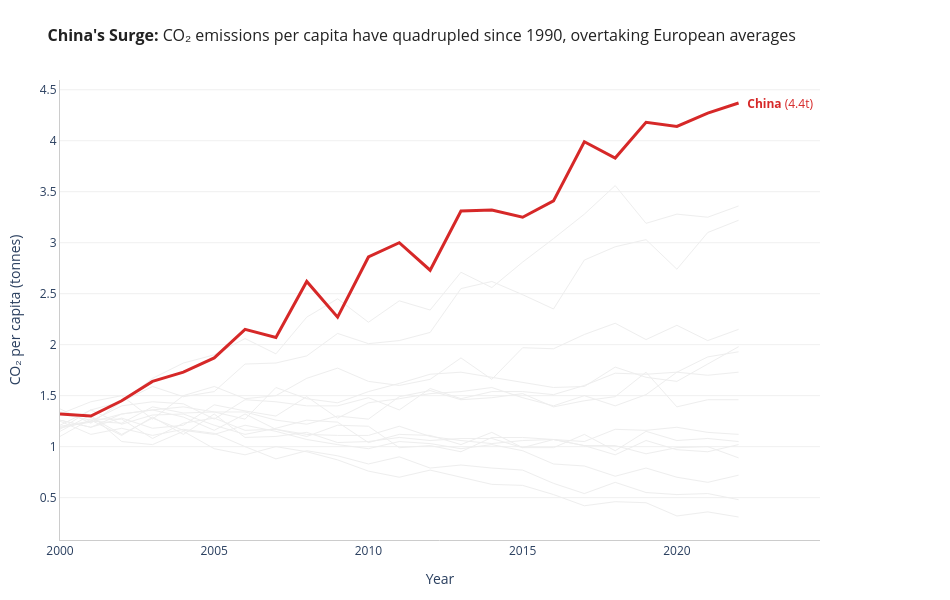

The notebook cell this image was saved under:
### Markdown cell above
## Task 1 - A line chart showing CO2 per Capita for all countries in the dataset

**Requirements:**
- All countries shown (for context), but only **one highlighted in colour** — your choice which
- All other lines in grey (#EEEEEE), thinner
- Highlighted country **labelled directly** at the end of its line (not in a legend)
- Insight title that names the highlighted country and its story

### Code cell
# ---------------------------------------------------------
# 1. Configuration & Column Mapping
# ---------------------------------------------------------
# Set your DataFrame name and verify column names:
country_col = 'Country'          
year_col    = 'Year'             
co2_col     = 'CO2_per_capita'   

highlight_country = 'China'     

fig = go.Figure()

# ---------------------------------------------------------
# 2. Add Background Lines (Grey #EEEEEE, Thinner, No Legend)
# ---------------------------------------------------------
for country, group in df.groupby(country_col):
    if country != highlight_country:
        clean_group = group.dropna(subset=[co2_col]).sort_values(year_col)
        fig.add_trace(go.Scatter(
            x=clean_group[year_col],
            y=clean_group[co2_col],
            mode='lines',
            line=dict(color='#EEEEEE', width=1),
            hoverinfo='skip',     # Keeps the interactive plot fast and clean
            showlegend=False
        ))

# ---------------------------------------------------------
# 3. Add Highlighted Country Line (Thicker, Bold Color)
# ---------------------------------------------------------
target = df[df[country_col] == highlight_country].dropna(subset=[co2_col]).sort_values(year_col)

fig.add_trace(go.Scatter(
    x=target[year_col],
    y=target[co2_col],
    mode='lines',
    line=dict(color='#D62828', width=3),
    hovertemplate=f"<b>{highlight_country}</b><br>Year: %{{x}}<br>CO₂: %{{y:.2f}} tonnes<extra></extra>",
    showlegend=False
))

# ---------------------------------------------------------
# 4. Direct Label at the End of the Line (No Legend)
# ---------------------------------------------------------
last_row  = target.iloc[-1]
last_year = last_row[year_col]
last_co2  = last_row[co2_col]

fig.add_annotation(
    x=last_year,
    y=last_co2,
    text=f"  <b>{highlight_country}</b> ({last_co2:.1f}t)",
    showarrow=False,
    xanchor="left",
    yanchor="middle",
    font=dict(color="#D62828", size=12)
)

# ---------------------------------------------------------
# 5. Insight Title & Layout Styling
# ---------------------------------------------------------
fig.update_layout(
    title=dict(
        text="<b>China's Surge:</b> CO₂ emissions per capita have quadrupled since 1990, overtaking European averages",
        font=dict(size=16, color="#222222"),
        x=0.05,
        y=0.95
    ),
    plot_bgcolor="white",
    showlegend=False,
    xaxis=dict(
        title="Year",
        showgrid=False,
        linecolor="#CCCCCC",
        # Give padding on the right so the text label isn't clipped
        range=[df[year_col].min(), last_year + (last_year - df[year_col].min()) * 0.12]
    ),
    yaxis=dict(
        title="CO₂ per capita (tonnes)",
        showgrid=True,
        gridcolor="#F0F0F0",
        linecolor="#CCCCCC"
    ),
    margin=dict(l=60, r=130, t=80, b=60),
    width=950,
    height=600
)

fig.show()

### Figure 1 — Plotly figure (JSON) as saved in the notebook; plotly's stock layout.template omitted (floating-point values rounded to 4 significant figures)
{"data": [{"hoverinfo": "skip", "line": {"color": "#EEEEEE", "width": 1}, "mode": "lines", "showlegend": false, "type": "scatter", "x": [2000, 2001, 2002, 2003, 2004, 2005, 2006, 2007, 2008, 2009, 2010, 2011, 2012, 2013, 2014, 2015, 2016, 2017, 2018, 2019, 2020, 2021, 2022], "y": [1.26, 1.19, 1.28, 1.18, 1.21, 1.41, 1.35, 1.3, 1.49, 1.28, 1.43, 1.47, 1.52, 1.54, 1.58, 1.48, 1.4, 1.5, 1.4, 1.51, 1.73, 1.7, 1.73]}, {"hoverinfo": "skip", "line": {"color": "#EEEEEE", "width": 1}, "mode": "lines", "showlegend": false, "type": "scatter", "x": [2000, 2001, 2002, 2003, 2004, 2005, 2006, 2007, 2008, 2009, 2010, 2011, 2012, 2013, 2014, 2015, 2016, 2017, 2018, 2019, 2020, 2021, 2022], "y": [1.26, 1.19, 1.32, 1.36, 1.39, 1.34, 1.27, 1.58, 1.47, 1.43, 1.54, 1.62, 1.71, 1.73, 1.68, 1.63, 1.58, 1.59, 1.78, 1.68, 1.64, 1.81, 1.98]}, {"hoverinfo": "skip", "line": {"color": "#EEEEEE", "width": 1}, "mode": "lines", "showlegend": false, "type": "scatter", "x": [2000, 2001, 2002, 2003, 2004, 2005, 2006, 2007, 2008, 2009, 2010, 2011, 2012, 2013, 2014, 2015, 2016, 2017, 2018, 2019, 2020, 2021, 2022], "y": [1.17, 1.36, 1.22, 1.31, 1.32, 1.21, 1.12, 1.18, 1.26, 1.24, 1.04, 1.12, 1.11, 1.02, 1.14, 0.99, 0.99, 1.12, 0.96, 1.15, 1.06, 1.08, 1.05]}, {"hoverinfo": "skip", "line": {"color": "#EEEEEE", "width": 1}, "mode": "lines", "showlegend": false, "type": "scatter", "x": [2000, 2001, 2002, 2003, 2004, 2005, 2006, 2007, 2008, 2009, 2010, 2011, 2012, 2013, 2014, 2015, 2016, 2017, 2018, 2019, 2020, 2021, 2022], "y": [1.34, 1.29, 1.12, 1.28, 1.16, 1.12, 1.21, 1.15, 1.07, 1.02, 0.98, 1.05, 1.03, 0.98, 1.02, 0.96, 0.83, 0.81, 0.71, 0.79, 0.7, 0.65, 0.72]}, {"hoverinfo": "skip", "line": {"color": "#EEEEEE", "width": 1}, "mode": "lines", "showlegend": false, "type": "scatter", "x": [2000, 2001, 2002, 2003, 2004, 2005, 2006, 2007, 2008, 2009, 2010, 2011, 2012, 2013, 2014, 2015, 2016, 2017, 2018, 2019, 2020, 2021, 2022], "y": [1.25, 1.12, 1.18, 1.11, 1.17, 1.13, 1.0, 0.88, 0.96, 0.91, 0.83, 0.9, 0.79, 0.82, 0.79, 0.77, 0.64, 0.54, 0.65, 0.55, 0.53, 0.54, 0.48]}, {"hoverinfo": "skip", "line": {"color": "#EEEEEE", "width": 1}, "mode": "lines", "showlegend": false, "type": "scatter", "x": [2000, 2001, 2002, 2003, 2004, 2005, 2006, 2007, 2008, 2009, 2010, 2011, 2012, 2013, 2014, 2015, 2016, 2017, 2018, 2019, 2020, 2021, 2022], "y": [1.21, 1.36, 1.44, 1.67, 1.82, 1.9, 2.06, 1.91, 2.27, 2.45, 2.22, 2.43, 2.34, 2.71, 2.56, 2.81, 3.04, 3.28, 3.56, 3.19, 3.28, 3.25, 3.36]}, {"hoverinfo": "skip", "line": {"color": "#EEEEEE", "width": 1}, "mode": "lines", "showlegend": false, "type": "scatter", "x": [2000, 2001, 2002, 2003, 2004, 2005, 2006, 2007, 2008, 2009, 2010, 2011, 2012, 2013, 2014, 2015, 2016, 2017, 2018, 2019, 2020, 2021, 2022], "y": [1.37, 1.23, 1.44, 1.59, 1.49, 1.54, 1.81, 1.82, 1.89, 2.11, 2.01, 2.04, 2.12, 2.55, 2.62, 2.49, 2.35, 2.83, 2.96, 3.03, 2.74, 3.1, 3.22]}, {"hoverinfo": "skip", "line": {"color": "#EEEEEE", "width": 1}, "mode": "lines", "showlegend": false, "type": "scatter", "x": [2000, 2001, 2002, 2003, 2004, 2005, 2006, 2007, 2008, 2009, 2010, 2011, 2012, 2013, 2014, 2015, 2016, 2017, 2018, 2019, 2020, 2021, 2022], "y": [1.1, 1.27, 1.27, 1.08, 1.23, 1.28, 1.16, 1.17, 1.1, 1.21, 1.2, 0.99, 1.01, 0.95, 1.09, 1.09, 1.07, 1.01, 1.01, 0.93, 0.99, 1.0, 0.89]}, {"hoverinfo": "skip", "line": {"color": "#EEEEEE", "width": 1}, "mode": "lines", "showlegend": false, "type": "scatter", "x": [2000, 2001, 2002, 2003, 2004, 2005, 2006, 2007, 2008, 2009, 2010, 2011, 2012, 2013, 2014, 2015, 2016, 2017, 2018, 2019, 2020, 2021, 2022], "y": [1.18, 1.25, 1.4, 1.44, 1.42, 1.27, 1.46, 1.44, 1.4, 1.4, 1.48, 1.36, 1.57, 1.47, 1.54, 1.54, 1.51, 1.6, 1.72, 1.71, 1.73, 1.88, 1.93]}, {"hoverinfo": "skip", "line": {"color": "#EEEEEE", "width": 1}, "mode": "lines", "showlegend": false, "type": "scatter", "x": [2000, 2001, 2002, 2003, 2004, 2005, 2006, 2007, 2008, 2009, 2010, 2011, 2012, 2013, 2014, 2015, 2016, 2017, 2018, 2019, 2020, 2021, 2022], "y": [1.19, 1.24, 1.32, 1.36, 1.29, 1.16, 1.32, 1.17, 1.12, 1.11, 1.11, 1.2, 1.1, 1.06, 1.03, 1.06, 1.07, 1.05, 1.17, 1.16, 1.19, 1.14, 1.12]}, {"hoverinfo": "skip", "line": {"color": "#EEEEEE", "width": 1}, "mode": "lines", "showlegend": false, "type": "scatter", "x": [2000, 2001, 2002, 2003, 2004, 2005, 2006, 2007, 2008, 2009, 2010, 2011, 2012, 2013, 2014, 2015, 2016, 2017, 2018, 2019, 2020, 2021, 2022], "y": [1.2, 1.25, 1.23, 1.39, 1.33, 1.34, 1.34, 1.26, 1.22, 1.3, 1.27, 1.49, 1.55, 1.46, 1.48, 1.52, 1.39, 1.45, 1.49, 1.73, 1.39, 1.46, 1.46]}, {"hoverinfo": "skip", "line": {"color": "#EEEEEE", "width": 1}, "mode": "lines", "showlegend": false, "type": "scatter", "x": [2000, 2001, 2002, 2003, 2004, 2005, 2006, 2007, 2008, 2009, 2010, 2011, 2012, 2013, 2014, 2015, 2016, 2017, 2018, 2019, 2020, 2021, 2022], "y": [1.32, 1.44, 1.5, 1.27, 1.5, 1.59, 1.47, 1.5, 1.67, 1.77, 1.64, 1.6, 1.66, 1.87, 1.66, 1.97, 1.96, 2.1, 2.21, 2.05, 2.19, 2.04, 2.15]}, {"hoverinfo": "skip", "line": {"color": "#EEEEEE", "width": 1}, "mode": "lines", "showlegend": false, "type": "scatter", "x": [2000, 2001, 2002, 2003, 2004, 2005, 2006, 2007, 2008, 2009, 2010, 2011, 2012, 2013, 2014, 2015, 2016, 2017, 2018, 2019, 2020, 2021, 2022], "y": [1.15, 1.31, 1.05, 1.02, 1.15, 0.98, 0.92, 1.0, 0.95, 0.87, 0.76, 0.7, 0.77, 0.7, 0.63, 0.62, 0.53, 0.42, 0.46, 0.45, 0.32, 0.36, 0.31]}, {"hoverinfo": "skip", "line": {"color": "#EEEEEE", "width": 1}, "mode": "lines", "showlegend": false, "type": "scatter", "x": [2000, 2001, 2002, 2003, 2004, 2005, 2006, 2007, 2008, 2009, 2010, 2011, 2012, 2013, 2014, 2015, 2016, 2017, 2018, 2019, 2020, 2021, 2022], "y": [1.32, 1.26, 1.11, 1.29, 1.12, 1.32, 1.09, 1.1, 1.14, 1.04, 1.05, 1.09, 1.06, 1.08, 1.08, 0.99, 1.07, 1.01, 0.92, 1.06, 0.97, 0.95, 1.02]}, {"hovertemplate": "<b>China</b><br>Year: %{x}<br>CO₂: %{y:.2f} tonnes<extra></extra>", "line": {"color": "#D62828", "width": 3}, "mode": "lines", "showlegend": false, "type": "scatter", "x": [2000, 2001, 2002, 2003, 2004, 2005, 2006, 2007, 2008, 2009, 2010, 2011, 2012, 2013, 2014, 2015, 2016, 2017, 2018, 2019, 2020, 2021, 2022], "y": [1.32, 1.3, 1.45, 1.64, 1.73, 1.87, 2.15, 2.07, 2.62, 2.27, 2.86, 3.0, 2.73, 3.31, 3.32, 3.25, 3.41, 3.99, 3.83, 4.18, 4.14, 4.27, 4.37]}], "layout": {"annotations": [{"font": {"color": "#D62828", "size": 12}, "showarrow": false, "text": "  <b>China</b> (4.4t)", "x": 2022, "xanchor": "left", "y": 4.37, "yanchor": "middle"}], "height": 600, "margin": {"b": 60, "l": 60, "r": 130, "t": 80}, "plot_bgcolor": "white", "showlegend": false, "title": {"font": {"color": "#222222", "size": 16}, "text": "<b>China's Surge:</b> CO₂ emissions per capita have quadrupled since 1990, overtaking European averages", "x": 0.05, "y": 0.95}, "width": 950, "xaxis": {"linecolor": "#CCCCCC", "range": [2000, 2025.0], "showgrid": false, "title": {"text": "Year"}}, "yaxis": {"gridcolor": "#F0F0F0", "linecolor": "#CCCCCC", "showgrid": true, "title": {"text": "CO₂ per capita (tonnes)"}}}}
